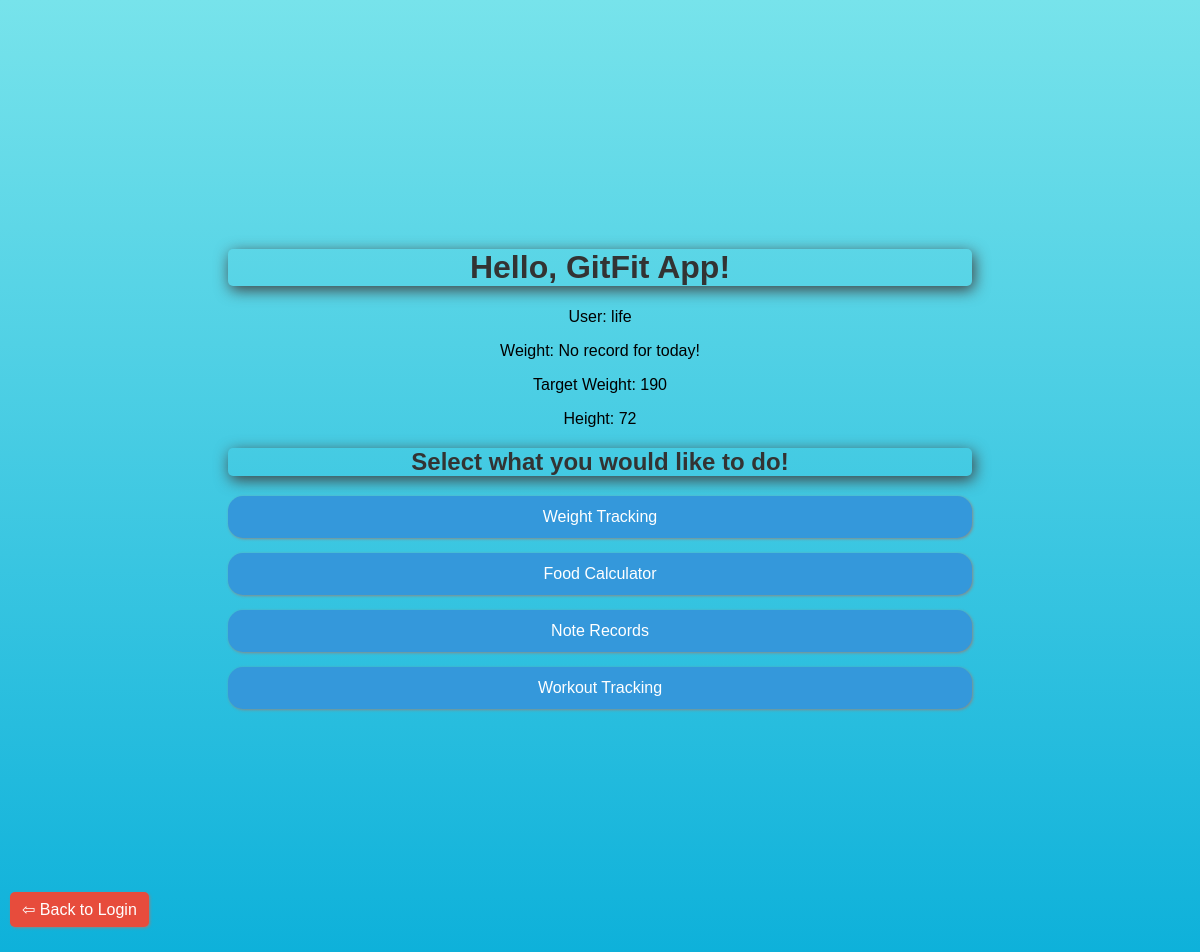
Before: /index.php (signed in) with the older database file.
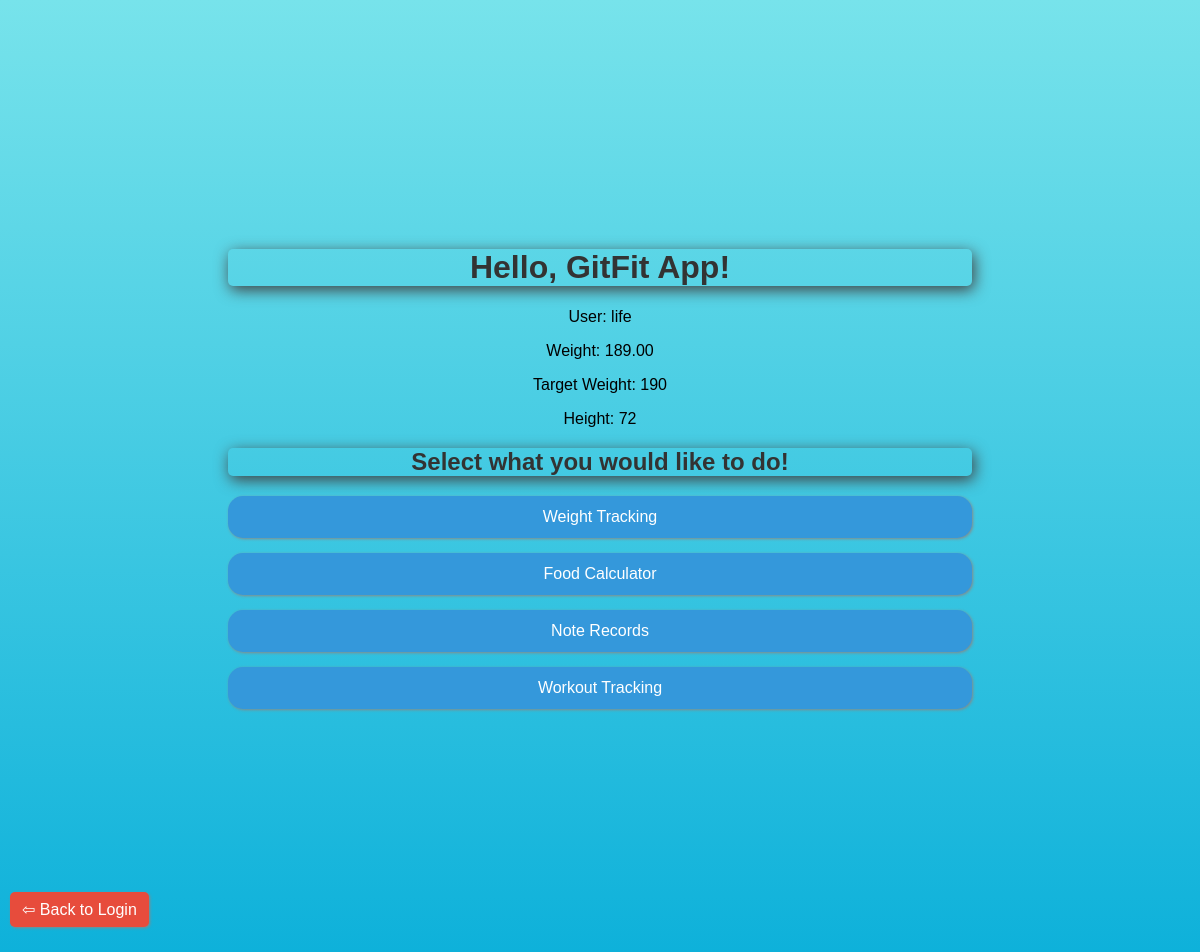
After: the same page with the newer database file.
### tables this page shows
CREATE TABLE `users_table` (
  `name` varchar(50) NOT NULL,
  `age` int(3) NOT NULL,
  `gender` varchar(10) NOT NULL,
  `email` varchar(255) NOT NULL,
  `password` varchar(255) NOT NULL,
  `current_weight` decimal(10,0) NOT NULL,
  `target_weight` decimal(10,0) NOT NULL,
  `height_inches` decimal(10,0) NOT NULL,
  `id` int(11) NOT NULL,
  `username` varchar(255) NOT NULL,
  `created_at` timestamp NOT NULL DEFAULT current_timestamp()
);

CREATE TABLE `weight_records` (
  `weight_id` int(11) NOT NULL,
  `id` int(11) DEFAULT NULL,
  `weight_date` date DEFAULT NULL,
  `weight` decimal(5,2) DEFAULT NULL
);

### index.php (the view, shortened to what this page needs)
<?php
include 'dbconfig.php';
$id = $_SESSION['id'];
$stmt = $pdo->prepare("SELECT * FROM users_table WHERE id = ?");
$stmt->bindParam(1, $id);
$stmt->execute();
$userData = $stmt->fetch(PDO::FETCH_ASSOC);
$weightStmt = $pdo->prepare("SELECT weight FROM weight_records WHERE id = ? ORDER BY weight_date ASC");
$weightStmt->bindParam(1, $id);
$weightStmt->execute();
$latestWeight = $weightStmt->fetch(PDO::FETCH_ASSOC);
$currentWeight = $latestWeight ? $latestWeight['weight'] : 'No record for today!';
?>
<!DOCTYPE HTML>
<html lang="en">
<head>
    <link rel="stylesheet" href="css/styles.css">
</head>
<body>
    <h1>Hello, GitFit App!</h1>
    <p>User: <?php echo htmlspecialchars($userData['username']); ?></p>
    <p>Weight: <?php echo htmlspecialchars($currentWeight); ?></p>
    <p>Target Weight: <?php echo htmlspecialchars($userData['target_weight']); ?></p>
    <p>Height: <?php echo htmlspecialchars($userData['height_inches']); ?></p>
    <h2>Select what you would like to do!</h2>
    <a href="weight.php">Weight Tracking</a>
    <a href="food.php">Food Calculator</a>
    <a href="notes.php">Note Records</a>
    <a href="workouts.php">Workout Tracking</a>
    <a href="login.php" class="back-button">&#8678; Back to Login</a>
</body>
</html>

### css/styles.css (style rules this page uses)
body { background: linear-gradient(to bottom, #77e3eb, #0eb1da); font-family: Arial, sans-serif; text-align: center; margin: 128px; padding: 100px; }
h1, h2 { color: #333; border-radius: 5px; box-shadow: 2px 4px 15px #414040; }
a { display: block; margin: 15px 0; padding: 12px; background-color: #3498db; color: #fff; text-decoration: none; border-radius: 15px; transition: background-color 0.3s; box-shadow: 1px 1px 3px #888888; }
.back-button { position: fixed; bottom: 10px; left: 10px; background-color: #e74c3c; color: #fff; padding: 8px 12px; text-decoration: none; border-radius: 5px; box-shadow: 1px 1px 3px #888888; transition: background-color 0.3s; }

Changed rows visible on the page:
added weight_records: weight "189.00"
Other visible differences:
$currentWeight: "No record for today!" → (not shown)
